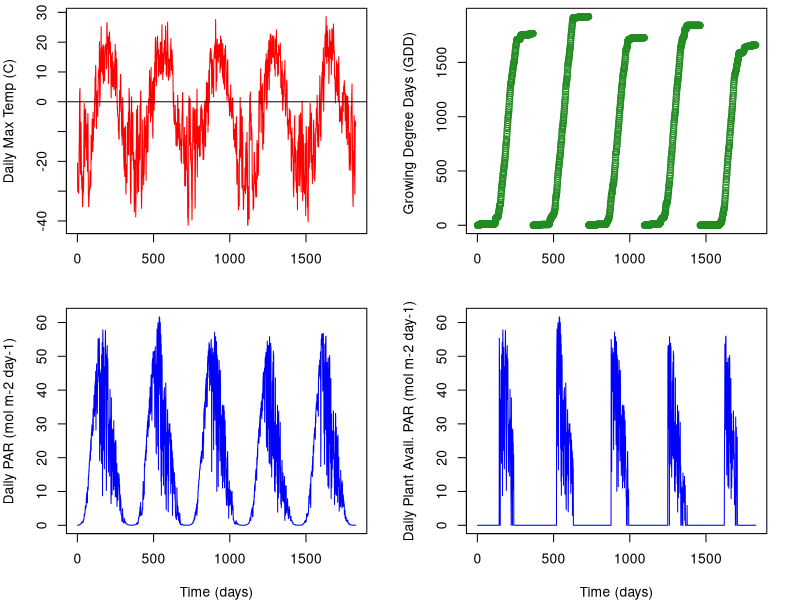
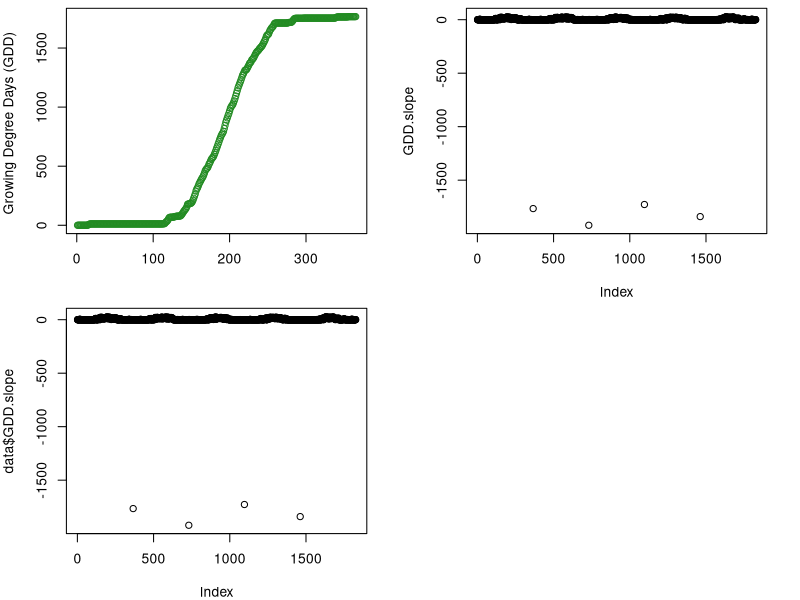
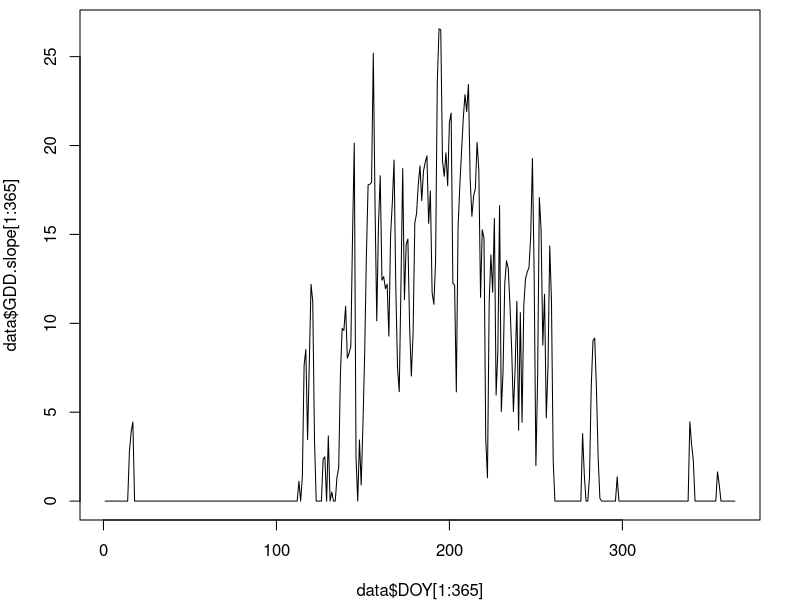
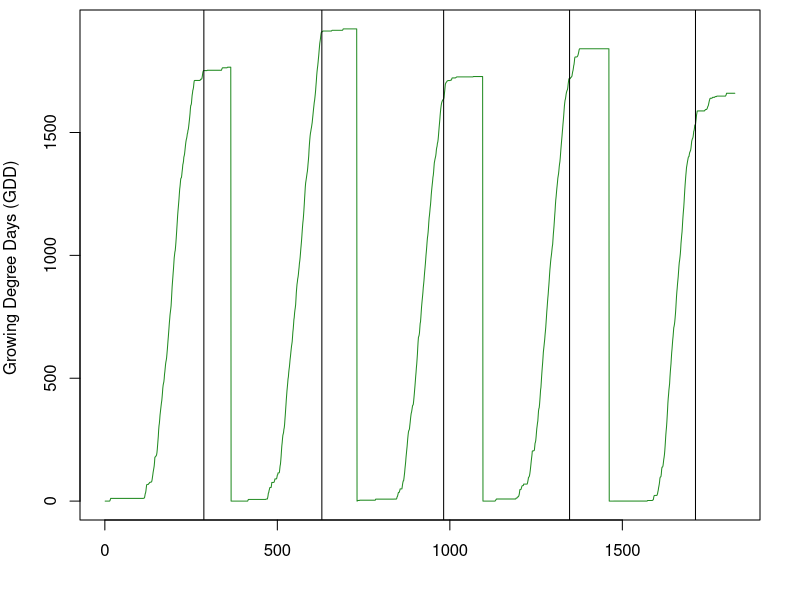
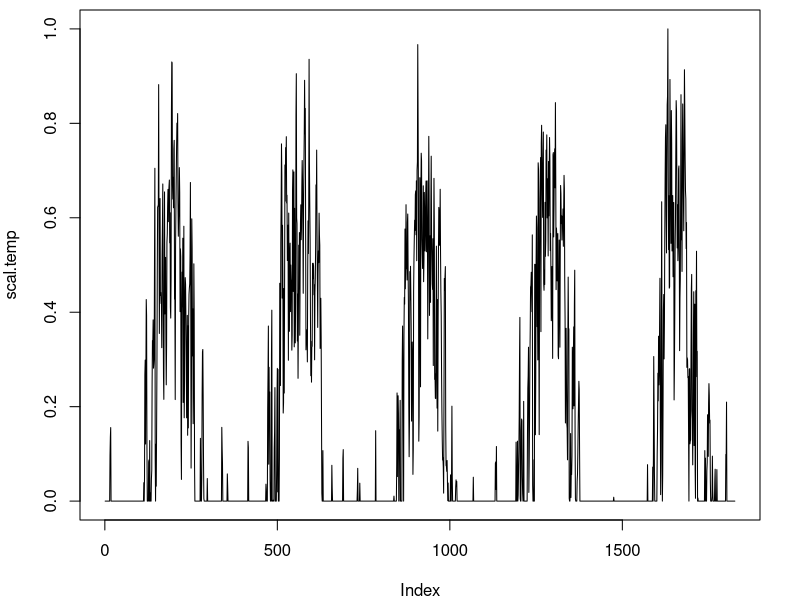
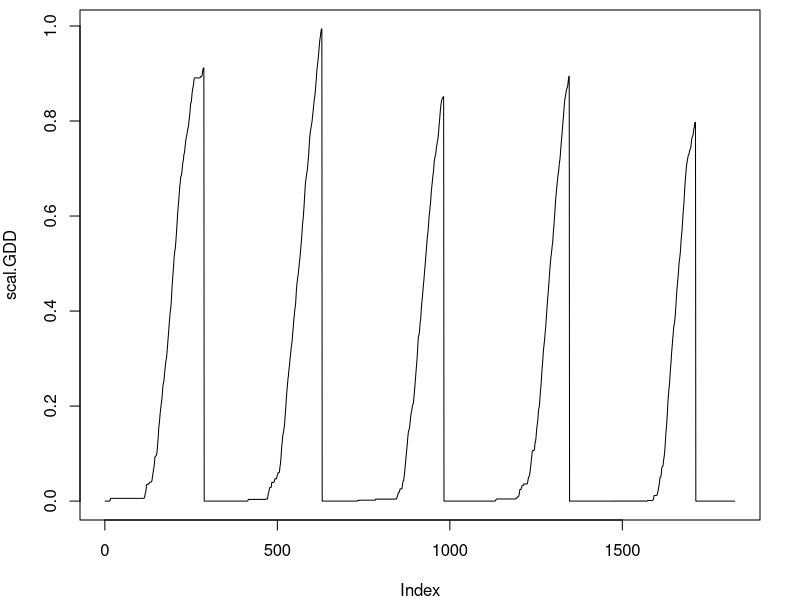
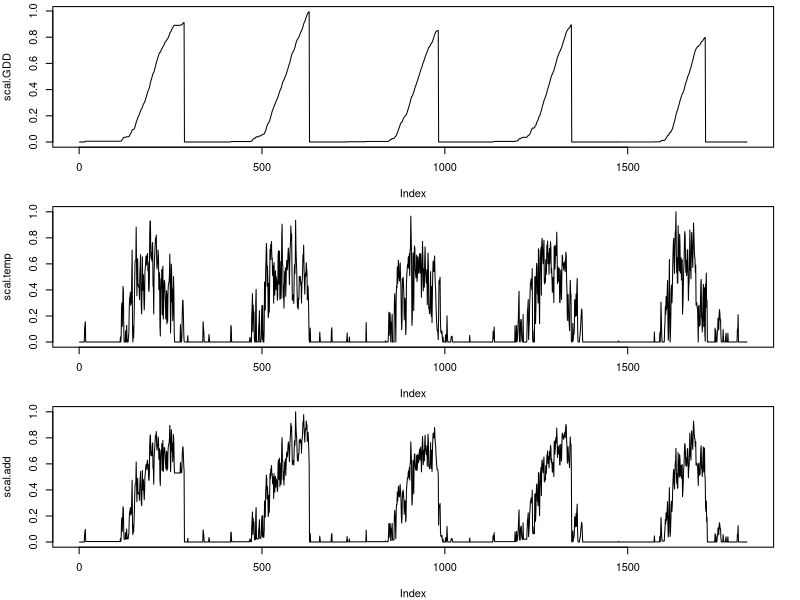

Here is the R script that generated these plots, in order:
############re-loading the data

#set working directory to C-N-model
data = read.csv("InputData_Processed.csv") #This is the "FluxData.csv" file, but with added calculations of GDD
head(data)

#plot the data
par(mfrow=c(2,2), mar=c(4,4,0.5,2))
plot(data$Temp_ARF~data$time, type="l", ylab = "Daily Max Temp (C)", col="red", xlab="")
abline(h=0)
plot(data$GDD~data$time, ylab = "Growing Degree Days (GDD) ",  xlab="", col="forestgreen")
plot(data$PAR_ARF~data$time, type="l", ylab = "Daily PAR (mol m-2 day-1)", col="blue", xlab = "Time (days)")
plot(data$PAR_vis~data$time, type="l", ylab = "Daily Plant Avail. PAR (mol m-2 day-1)", col="blue", xlab = "Time (days)")


plot(data$GDD[1:365]~data$DOY[1:365], ylab = "Growing Degree Days (GDD) ",  xlab="", col="forestgreen")


GDD.slope = rep(0, length = length(data$GDD))
for (i in 2: length(data$GDD)){
  GDD.slope[i] = data$GDD[i] - data$GDD[i-1]
}

plot(GDD.slope) #this is really just temperature but for only positive values
data = cbind(data, GDD.slope=GDD.slope)
head(data)
plot(data$GDD.slope) #there are 4 points that need to be set to 0 because this is when we switch years
data$GDD.slope[data$time[which(data$GDD.slope == min(data$GDD.slope))]] = 0
data$GDD.slope[data$time[which(data$GDD.slope == min(data$GDD.slope))]] = 0
data$GDD.slope[data$time[which(data$GDD.slope == min(data$GDD.slope))]] = 0
data$GDD.slope[data$time[which(data$GDD.slope == min(data$GDD.slope))]] = 0
data$time[which(data$GDD.slope == min(data$GDD.slope))]
par(mfrow=c(1,1), mar=c(4,4,0.5,2))
plot(data$DOY[1:365], data$GDD.slope[1:365], type="l")


#need to figure out which DOY was the day when GDDs level off
years = unique(data$year) #tells you which years we have data for 
delGDDmax.day = NA
DOY.sen.year = NA
for (i in 1: length(years)){
  year.i = years[i]
  data.year = subset(data, data$year==year.i)
  delGDDmax = data.year$DOY[which(data.year$DOY>182 & data.year$GDD.slope<1 & data.year$GDD.slope>0)]
  DOY.sen.year[i]=delGDDmax[1]
}
DOY.sen.year #looked at this data to determine cutoff point
num.days = c(365, 365, 365, 366, 365)
DOY.sen = rep(c(DOY.sen.year), c(num.days))
data = data.frame(data, DOY.sen = DOY.sen)
head(data)
par(mfrow=c(1,1))
plot(data$GDD~data$time, type="l", ylab = "Growing Degree Days (GDD) ",  xlab="", col="forestgreen")
abline(v=c(DOY.sen.year+c(0,365,365+365,365+365+366,365+365+366+365)))

#create a smoothed temperature scalar for LAI
#average of current sample, 7 future samples, and 7 past samples
#filt=rep(1/15,15)
#GDDslope.sm = filter(data$GDD.slope, filt, sides=2)
#is.na(GDDslope.sm) #the last 20 samples are NA
#GDDslope.sm[is.na(GDDslope.sm)]=0 #set these to zero
#plot(data$GDD.slope, type="l")
#lines(GDDslope.sm, col="red", lwd="3")

#scal.temp.sm=NULL
#for (i in 1:length(GDDslope.sm)){
#  scal.temp.sm[i] = (GDDslope.sm[i] - min(GDDslope.sm))/(max(GDDslope.sm)-min(GDDslope.sm)) #growing degree day scalar
#}
#plot(scal.temp.sm, type="l")

#GDD slope is equal to positive temperatures, use that to calculate temperature scalar
scal.temp=NULL
for (i in 1:length(data$GDD.slope)){
  scal.temp[i] = (data$GDD.slope[i] - min(data$GDD.slope))/(max(data$GDD.slope)-min(data$GDD.slope)) #growing degree day scalar
}
plot(scal.temp, type="l")


scal.GDD=NULL
for (i in 1:length(data$GDD)){
  scal.GDD[i] = (data$GDD[i] - min(data$GDD))/(max(data$GDD)-min(data$GDD)) #growing degree day scalar
  if(data$DOY[i]>data$DOY.sen[i]){
   scal.GDD[i]=0
  }
}
plot(scal.GDD, type="l")

#what if we add the GDD scalar and the smoothed temp scalar together?
scal.new = scal.temp+scal.GDD

#rescale to 1
scal.add=NULL
for (i in 1:length(scal.new)){
  scal.add[i] = (scal.new[i] - min(scal.new))/(max(scal.new)-min(scal.new)) #growing degree day scalar
}

par(mfrow=c(3,1), mar=c(4,4,0.5,2))
plot(scal.GDD, type="l")
plot(scal.temp, type="l")
plot(scal.add, type="l")

#make into functions so that it will be continuous in the model
Temp.d1 <- approxfun(x=data$time, y=data$Temp_ARF, method="linear", rule=2)
PAR.d1 <- approxfun(x=data$time, y=data$PAR_vis, method="linear", rule=2)
scalGDD.d1 <- approxfun(x=data$time, y=scal.GDD, method="linear", rule=2)
scaladd.d1 <- approxfun(x=data$time, y=scal.add, method="linear", rule=2)
DOY.d1 <- approxfun(x=data$time, y=data$DOY, method="linear", rule=2)
DOYsen.d1 <- approxfun(x=data$time, y=data$DOY.sen, method="linear", rule=2)
Year.d1 <- approxfun(x=data$time, y=data$year, method="linear", rule=2)
